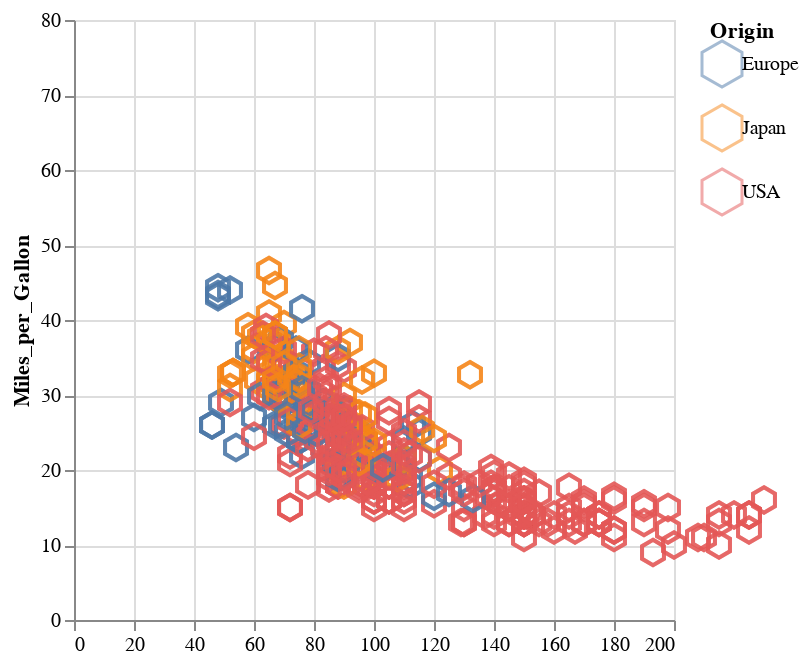

Write notebook code for a chart like this one.
### Markdown cell above
5.7. Используйте любимую визуализацию из предыдущего упражнения и настройте эстетику графика:
 

- настроить вид меток (`size`, `strokewidth` и т. д.).

- изменить оси и названия графика.

- изменить пределы `x` и `y`.

### Code cell
# Переменные для интерактива при наведении
hover = alt.selection_point(on='mouseover', nearest=True, empty=False)
click = alt.selection_point(on='click', nearest=True, empty=False)

# Переменные для выбора второй переменной в scatter plot
dropdown = alt.binding_select(
    options=['Horsepower', 'Displacement', 'Weight_in_lbs', 'Acceleration'],
    name='X-axis column '
)
xcol_param = alt.param(
    value='Horsepower',
    bind=dropdown
)
# Шестиугольнички
hexagon = "M0,-2.3094010768L2,-1.1547005384 2,1.1547005384 0,2.3094010768 -2,1.1547005384 -2,-1.1547005384Z"
scatter = alt.Chart(cars).mark_point(opacity=0.50,shape=hexagon).encode(
    x=alt.X('x:Q', title='Значение на выбор X', scale=alt.Scale(domain=(0, 200))).title(''),
    y=alt.Y('Miles_per_Gallon:Q', title='Miles_per_Gallon', scale=alt.Scale(domain=(0, 80))),
    color='Origin:N'
).add_params(hover, click).properties().transform_calculate( # Реализация выбора второй переменной 
    x=f'datum[{xcol_param.name}]'
).add_params(
    xcol_param
)

# Реализация увеличения размера
highlight = scatter.mark_point(opacity=0.80, shape=hexagon).encode(
    size=alt.condition(hover, alt.value(300), alt.value(30))
)

(scatter + highlight)

### Figure 1 — Vega-Lite specification as saved in the notebook (floating-point values rounded to 4 significant figures; data arrays with more than 128 entries replaced by an {"elided": "..."} marker saying what was removed)
{"config": {"view": {"continuousWidth": 300, "continuousHeight": 300}}, "layer": [{"mark": {"type": "point", "opacity": 0.5, "shape": "M0,-2.3094010768L2,-1.1547005384 2,1.1547005384 0,2.3094010768 -2,1.1547005384 -2,-1.1547005384Z"}, "encoding": {"color": {"field": "Origin", "type": "nominal"}, "x": {"field": "x", "scale": {"domain": [0, 200]}, "title": "", "type": "quantitative"}, "y": {"field": "Miles_per_Gallon", "scale": {"domain": [0, 80]}, "title": "Miles_per_Gallon", "type": "quantitative"}}, "name": "view_9", "transform": [{"calculate": "datum[param_14]", "as": "x"}]}, {"mark": {"type": "point", "opacity": 0.8, "shape": "M0,-2.3094010768L2,-1.1547005384 2,1.1547005384 0,2.3094010768 -2,1.1547005384 -2,-1.1547005384Z"}, "encoding": {"color": {"field": "Origin", "type": "nominal"}, "size": {"condition": {"param": "param_12", "value": 300, "empty": false}, "value": 30}, "x": {"field": "x", "scale": {"domain": [0, 200]}, "title": "", "type": "quantitative"}, "y": {"field": "Miles_per_Gallon", "scale": {"domain": [0, 80]}, "title": "Miles_per_Gallon", "type": "quantitative"}}, "transform": [{"calculate": "datum[param_14]", "as": "x"}]}], "data": {"name": "data-f02450ab61490a1363517a0190416235"}, "params": [{"name": "param_12", "select": {"type": "point", "nearest": true, "on": "mouseover"}, "views": ["view_9"]}, {"name": "param_13", "select": {"type": "point", "nearest": true, "on": "click"}, "views": ["view_9"]}, {"name": "param_14", "bind": {"input": "select", "options": ["Horsepower", "Displacement", "Weight_in_lbs", "Acceleration"], "name": "X-axis column "}, "value": "Horsepower"}], "$schema": "https://vega.github.io/schema/vega-lite/v5.16.3.json", "datasets": {"data-f02450ab61490a1363517a0190416235": {"elided": "406 records"}}}
